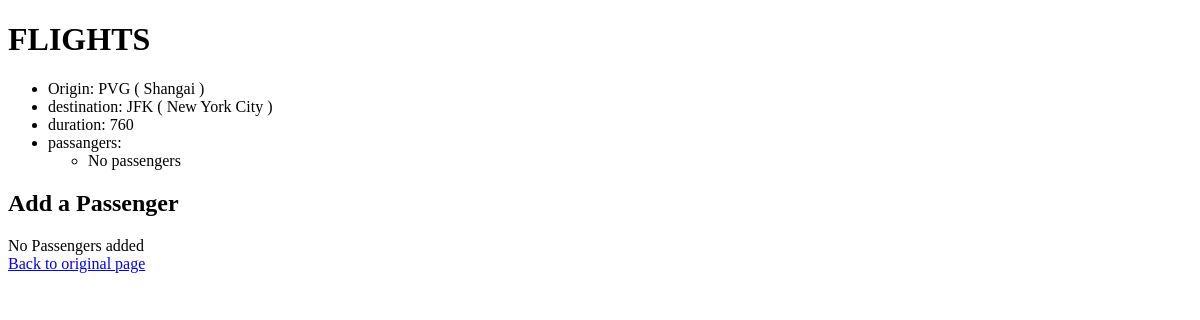
Page /2 on the earlier database version.
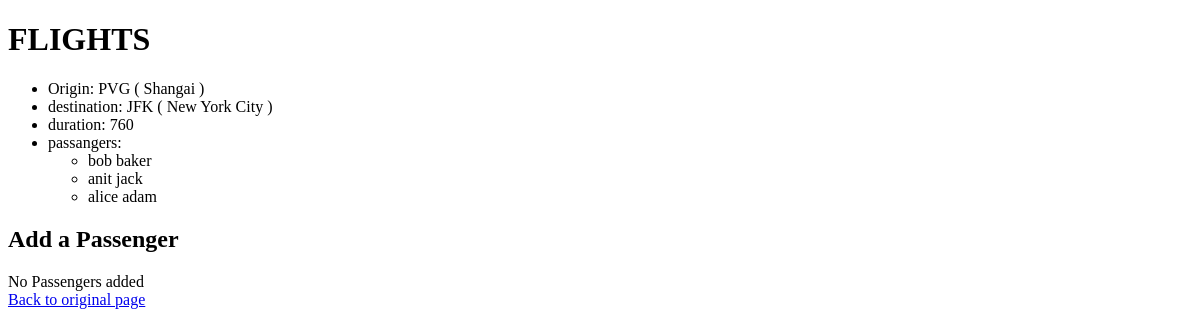
Same page on the later database version.
### hello/models.py (models this page shows)
class Passenger(models.Model):
    first=models.CharField(max_length=64)
    last= models.CharField(max_length=64)
    flights=models.ManyToManyField(Flight, blank=True, related_name="passengers")
    def __str__(self):
        return self.first+" "+self.last

### hello/views.py (the view)
# urls.py: path("<int:flightid>",views.flight,name="flight"),
def flight(request,flightid):
    try:
        flight=Flight.objects.get(pk=flightid)
    except Flight.DoesNotExist:
        raise Http404("Flight does not exist.")
    context={
        "flight":flight,
        "passengers":flight.passengers.all(),
        "nonpassengers":Passenger.objects.exclude(flights=flight).all()
    }
    return render(request,"flights/flight.html",context)

### hello/models.py (called while the page is built)
    def __str__(self):
        return self.code+" ( "+self.city+" )"

### hello/templates/flights/flight.html (shortened to what this page needs)
{% extends "flights/base.html" %}
{% block body %}
<h1>FLIGHTS</h1>
<ul>
    <li>Origin: {{flight.origin}} </li>
    <li>destination: {{flight.destination }} </li>
    <li>duration: {{flight.duration}}</li>
    <li> passangers:</li>
    <ul>
    {% for passanger in passengers %}
       <li> {{passanger}}</li>
        {% empty %}
        <li> No passengers </li>
    {% endfor %}
    </ul>
</ul>
<h2> Add a Passenger</h2>
{% if nonpassengers %}
<form action="{% url 'book flight' flight.id %}" method="post">
    {% csrf_token %}
    <select name="passenger">
    {% for passenger in nonpassengers %}
    <option value="{{passenger.id}}">{{passenger}}</option>
    {% endfor %}
         </select>
 <input type="submit" value="Book Flight">
</form>
{% else %}
<div>No Passengers added</div>
{% endif %}
<a href="{% url 'index' %}">Back to original page </a>
{% endblock %}

Differences in the rows shown:
added Passenger: first+last "bob baker"
added Passenger: first+last "anit jack"
added Passenger: first+last "alice adam"
Other differences:
text no longer shown: "No passengers"
